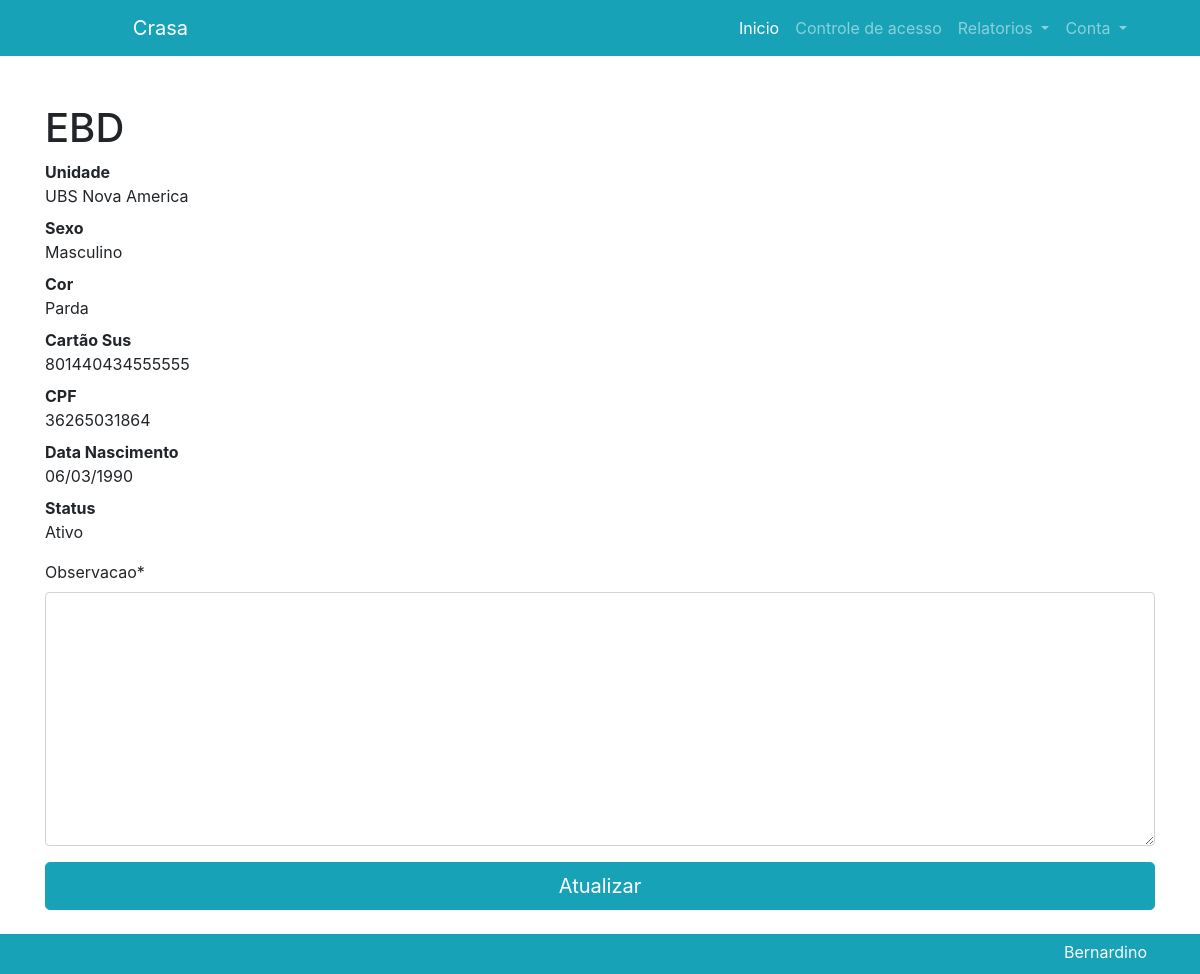
/detal/15 (signed in), run on an earlier commit of the app's database.
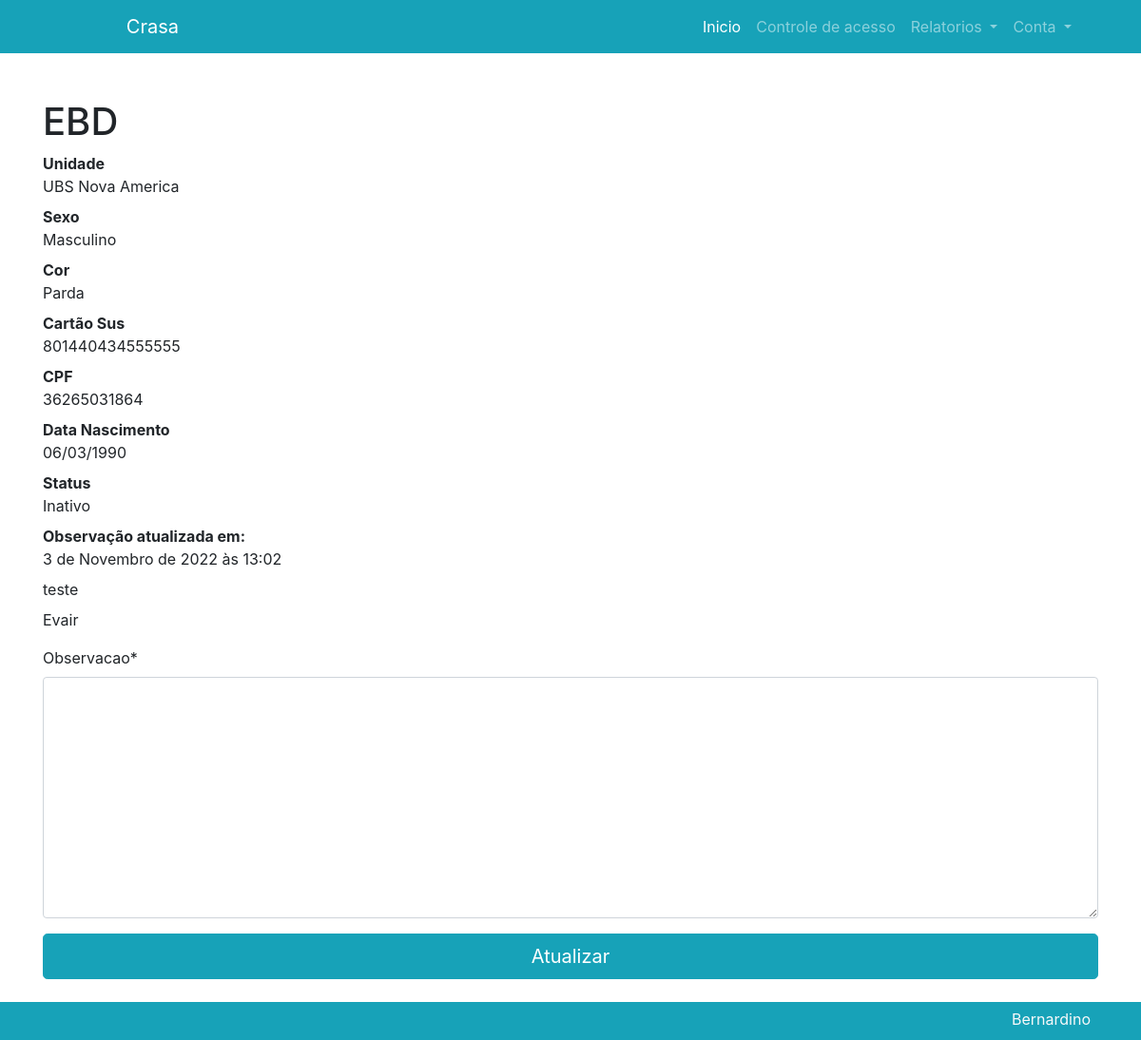
And on a later commit of the database.
### usuario/models.py (models this page shows, shortened)
class Formulario(models.Model):
    prefeitura = models.ForeignKey(Prefeitura, on_delete=models.SET_NULL, null=True)
    supervisao = models.ForeignKey(Supervisao, on_delete=models.SET_NULL, null=True)
    unidade = models.ForeignKey(Unidade, on_delete=models.SET_NULL, null=True)
    iniciais = models.CharField(max_length=40, null=True)
    sexo = models.CharField(max_length=10, default=None, choices= (('Feminino', 'feminino'),('Masculino', 'masculino'),))
    Color = (
        ('Branca', 'branca'),
        ('Parda', 'parda'),
        ('Preta', 'preta'),
        ('Amarela', 'amarela'),
        ('Indigena', 'indigena'),
    )
    cor = models.CharField(max_length=10, default=None, choices=Color)
    cns = models.CharField(max_length=15, null=True)
    cpf = models.CharField(max_length=11,null=True)
    ni = models.BooleanField(default=False, verbose_name='Data Nascimento não Informada')
    dnasc = models.DateField(blank=True,null=True)
    Endereco = (
        ('Rua', 'rua'),
        ('Estrada', 'est'),
        ('Avenida', 'av'),
    )
    log =  models.CharField(max_length=10,default=None, choices=Endereco)
    end = models.CharField(max_length=255)
    numero = models.PositiveIntegerField(default=0)
    complemento = models.CharField(max_length=80, null=True)
    cep = models.CharField(max_length=9, null=True)
    responsavel = models.CharField(max_length=55, null=True)
    tipo = models.CharField(max_length=10, default='materiais', choices= (('Materiais', 'materiais'),('Animais', 'animais'),('Ambos', 'ambos')))
    dtinicio = models.DateField(blank=True,null=True)
    situacao = models.CharField(max_length=10, default='ativo', choices= (('Ativo', 'ativo'),('Inativo', 'inativo')))
    caps = models.BooleanField(default=False, verbose_name='CAPS AD')
    caps_a = models.BooleanField(default=False, verbose_name='CAPS ADULTO')
    caps_i = models.BooleanField(default=False, verbose_name='CAPS IJ')
    cer = models.BooleanField(default=False, verbose_name='CER')
    nir = models.BooleanField(default=False, verbose_name='NIR')
    ubs = models.BooleanField(default=False, verbose_name='UBS')
    ursi = models.BooleanField(default=False, verbose_name='URSI')
    sad = models.BooleanField(default=False, verbose_name='SAD')
    emad = models.BooleanField(default=False, verbose_name='EMAD')
    pai = models.BooleanField(default=False, verbose_name='PAI')
    pavs = models.BooleanField(default=False, verbose_name='PAVS')
    esf_c = models.BooleanField(default=False, verbose_name='ESF-CNR')
    esf = models.BooleanField(default=False, verbose_name='ESF')
    nasf = models.BooleanField(default=False, verbose_name='NASF')
    uvis = models.BooleanField(default=False, verbose_name='UVIS')
    dvz = models.BooleanField(default=False, verbose_name='DVZ')
    cras = models.BooleanField(default=False, verbose_name='CRAS')
    creas = models.BooleanField(default=False, verbose_name='CREAS')
    sasf = models.BooleanField(default=False, verbose_name='SASF')
    cd_d = models.BooleanField(default=False, verbose_name='CD - Centro Dia')
    npj = models.BooleanField(default=False, verbose_name='NPJ')
    nci = models.BooleanField(default=False, verbose_name='NCI')
    mp_idoso = models.BooleanField(default=False, verbose_name='MP-PJDH-Idoso')
    mp_is = models.BooleanField(default=False, verbose_name='MP-PJDH-IS')
    mp_pd = models.BooleanField(default=False, verbose_name='MP-PJDH-PD')
    mp_sp = models.BooleanField(default=False, verbose_name='MP-PJDH-SP')
    mp_gecap = models.BooleanField(default=False, verbose_name='MP–GECAP')

class Observacao(models.Model):
    observacao = models.TextField()
    formulario_observacao = models.ForeignKey(Formulario, on_delete=models.CASCADE)
    data_observacao = models.DateTimeField(default=timezone.now)
    usuario_observacao = models.ForeignKey(User, on_delete=models.DO_NOTHING)

### unidade/models.py (models this page shows)
class Unidade(models.Model):
    nome = models.CharField(max_length=80, null=True)
    supervisao = models.ForeignKey('Supervisao', on_delete=models.SET_NULL, null=True)
    def __str__(self):
        return self.nome

### usuario/views.py (the view)
# urls.py: path('detal/<int:contato_id>', views.ver_contato, name="detalhes"),
def ver_contato(request, contato_id):
    contexto = {
        'contato': models.Formulario.objects.get(id=contato_id),
        'observacao': models.Observacao.objects.filter(formulario_observacao_id=contato_id),
        'observacaoform': forms.ObservacaoForm(data=request.POST or None),
        }
    observacaoform = contexto['observacaoform']
    contato = contexto['contato']
    usuario = get_object_or_404(User, username=request.user.username)
    if request.method == 'POST':
        observacao = observacaoform.save(commit=False)
        observacao.formulario_observacao = contato
        observacao.usuario_observacao = usuario
        observacao.save()
    return render(request, 'formulario/detalhes.html', contexto)

### usuario/forms.py
class ObservacaoForm(forms.ModelForm):
  class Meta:
    model = models.Observacao
    fields = ('observacao',)

### usuario/templates/formulario/detalhes.html (shortened to what this page needs)
{% extends 'base.html' %}
{% load crispy_forms_tags %}
{% block content %}
    <div class="container">
        <div class="row">
          <div class="col-lg-12">
            <h1 class="mt-5">{{contato.iniciais}}</h1>
            <dl>
              <dt>Unidade</dt>
              <dd>{{contato.unidade}}</dd>
              <dt>Sexo</dt>
              <dd>{{contato.sexo}}</dd>
              <dt>Cor</dt>
              <dd>{{contato.cor}}</dd>
              <dt>Cartão Sus</dt>
              <dd>{{contato.cns}}</dd>
              <dt>CPF</dt>
              <dd>{{contato.cpf}}</dd>
              <dt>Data Nascimento</dt>
              <dd>{{contato.dnasc|date:'d/m/Y'}}</dd>
              <dt>Status</dt>
              <dd>{{contato.situacao}}</dd>
              {% for p in observacao %}
                <dt>Observação atualizada em: </dt>
                <dd>{{p.data_observacao}}</dd>
                <dd>{{p.observacao}}</dd>
                <dd>{{p.usuario_observacao.first_name}} {{observacao.usuario_observacao.last_name}} </dd>
              {% endfor %}
            </dl>
            <form action="" method="POST">
            {{ observacaoform|crispy }}
            <div class="row">
              <div class="col mb-4">
                  <button type="submit" class='btn btn-primary btn-block btn-lg'>Atualizar</button>
              </div>
            </div>
          </form>
          </div>
        </div>
      </div>
{% endblock %}

What changed in the data, as far as the page shows it:
changed Formulario "EBD": situacao "Ativo" → "Inativo"
added Observacao: data_observacao "3 de Novembro de 2022 às 13:02", observacao "teste", usuario_observacao.first_name "Evair"
